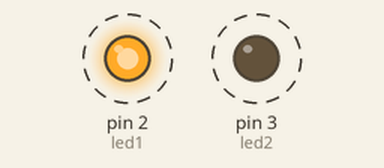
This sketch was run on a simulated Arduino Uno, built with avr-gcc and run on an emulated ATmega328P. On the bench: output pins drawn as LEDs (lit = HIGH). Dashed ring = blinking.

Above: at 0.2 s.
Timing chart, 0 to 3.0 s (numbered marks = the images above):
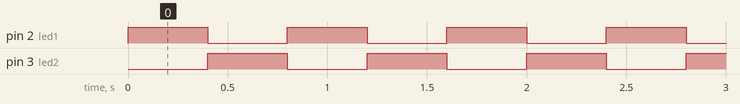

Measured:
- by itself, pin 2 (led1), pin 3 (led2): alternates HIGH for 0.40 s and LOW for 0.40 s
- by itself, everything shown: repeats every 0.80 s, in 3 steps

The sketch:

Dino.ino
```cpp
/*
Created by R2#8184(https://github.com/sotkrist)

This device blinks 2 leds inside a computer. It hasn't got any useful features, its just cool. (:
*/

#define led1 2
#define led2 3

void setup() {
  pinMode(led1, OUTPUT);
  pinMode(led2, OUTPUT);
}

void loop() {
  digitalWrite(led1, HIGH);
  delay(400);
  digitalWrite(led1, LOW);
  digitalWrite(led2, HIGH);
  delay(400);
  digitalWrite(led2, LOW);
}
```
